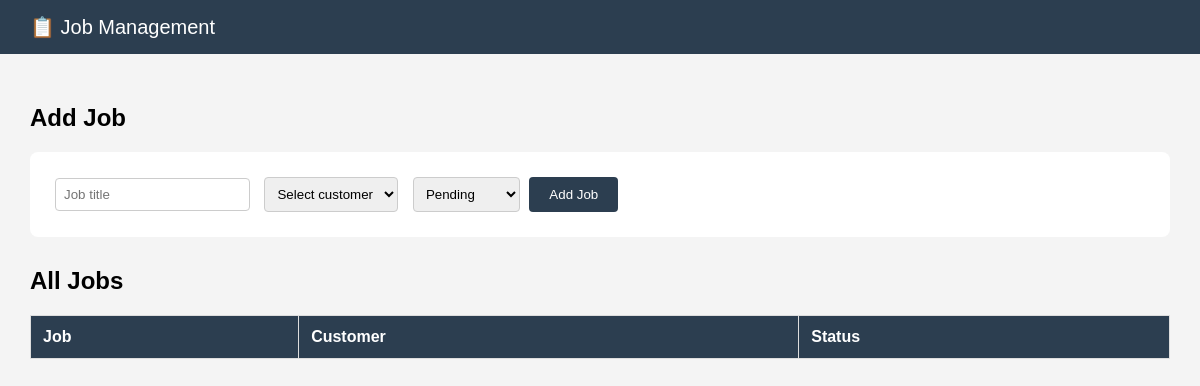
/jobs, run on an earlier commit of the app's database.
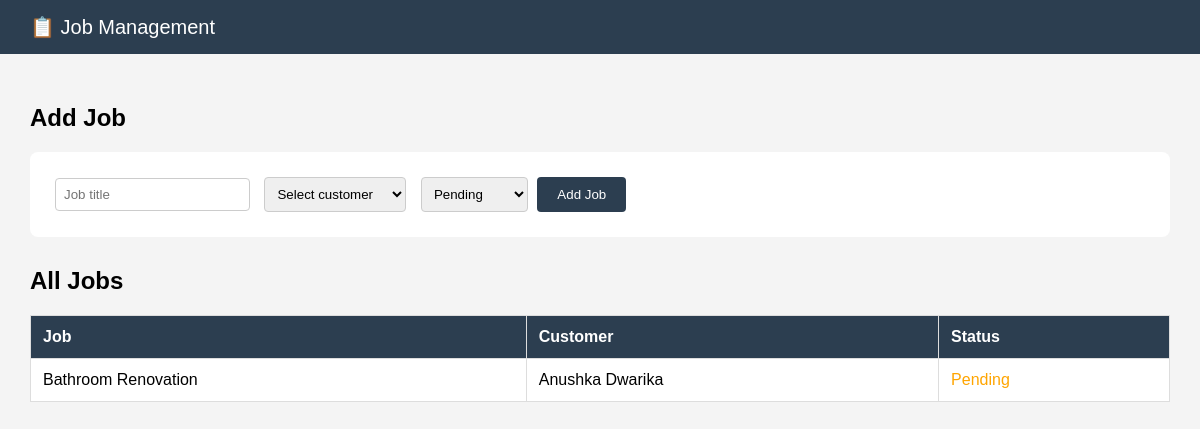
And on a later commit of the database.
### app.py (models this page shows, shortened)
class Job(db.Model):
    id = db.Column(db.Integer, primary_key=True)
    title = db.Column(db.String(100), nullable=False)
    status = db.Column(db.String(20), default='Pending')
    customer_id = db.Column(db.Integer, db.ForeignKey('customer.id'))
    customer = db.relationship('Customer', backref='jobs')

class Customer(db.Model):
    id = db.Column(db.Integer, primary_key=True)
    name = db.Column(db.String(100), nullable=False)
    phone = db.Column(db.String(20))
    email = db.Column(db.String(100))

### app.py (the view)
@app.route('/jobs')
def jobs():
    all_jobs = Job.query.all()
    all_customers = Customer.query.all()
    return render_template('jobs.html', jobs=all_jobs, customers=all_customers)

### templates/jobs.html (shortened to what this page needs)
<!DOCTYPE html>
<html>
<head>
</head>
<body>
    <div class="navbar">📋 Job Management</div>
    <div class="container">
        <h2>Add Job</h2>
        <form method="POST" action="/jobs/add">
            <input type="text" name="title" placeholder="Job title" required>
            <select name="customer_id">
                <option value="">Select customer</option>
            </select>
            <select name="status">
                <option value="Pending">Pending</option>
            </select>
            <button type="submit">Add Job</button>
        </form>
        <h2>All Jobs</h2>
        <table>
            <tr>
                <th>Job</th><th>Customer</th><th>Status</th>
            </tr>
            {% for job in jobs %}
            <tr>
                <td>{{ job.title }}</td>
                <td>{{ job.customer.name if job.customer else 'N/A' }}</td>
                <td class="{{ job.status | lower }}">{{ job.status }}</td>
            </tr>
            {% endfor %}
        </table>
    </div>
</body>
</html>

### templates/jobs.html (style rules this page uses)
body { font-family: Arial; margin: 0; background: #f4f4f4; }
.navbar { background: #2c3e50; color: white; padding: 15px 30px; font-size: 20px; }
.container { padding: 30px; }
form { background: white; padding: 20px; border-radius: 8px; margin-bottom: 30px; }
input, select { padding: 8px; margin: 5px; border: 1px solid #ccc; border-radius: 4px; }
button { background: #2c3e50; color: white; padding: 10px 20px; border: none; border-radius: 4px; cursor: pointer; }
table { width: 100%; border-collapse: collapse; background: white; }
th, td { padding: 12px; border: 1px solid #ddd; text-align: left; }
th { background: #2c3e50; color: white; }
.pending { color: orange; }

What changed in the data, as far as the page shows it:
added Job: title "Bathroom Renovation", customer "Anushka Dwarika", status "Pending"
